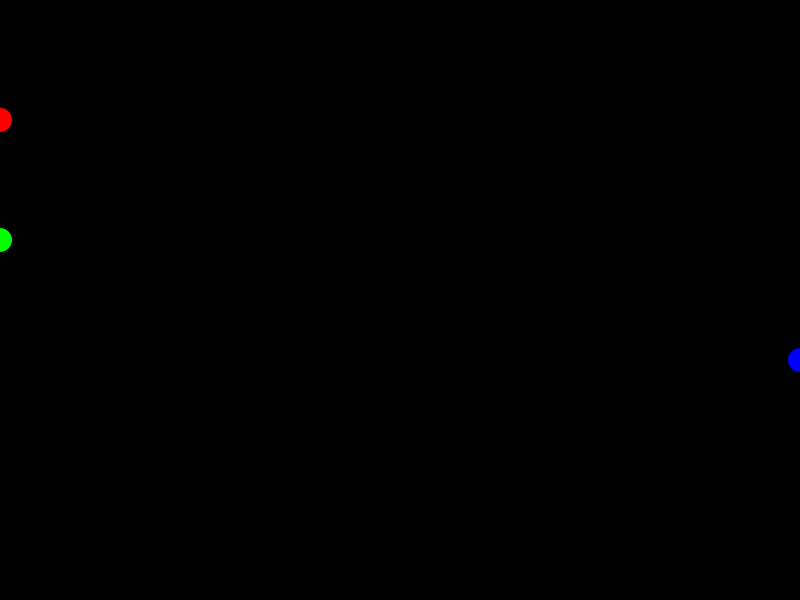
Frame 1 (no input)
Frame 60 (the mouse pressed at the canvas centre just before this capture): identical to frame 1, image omitted
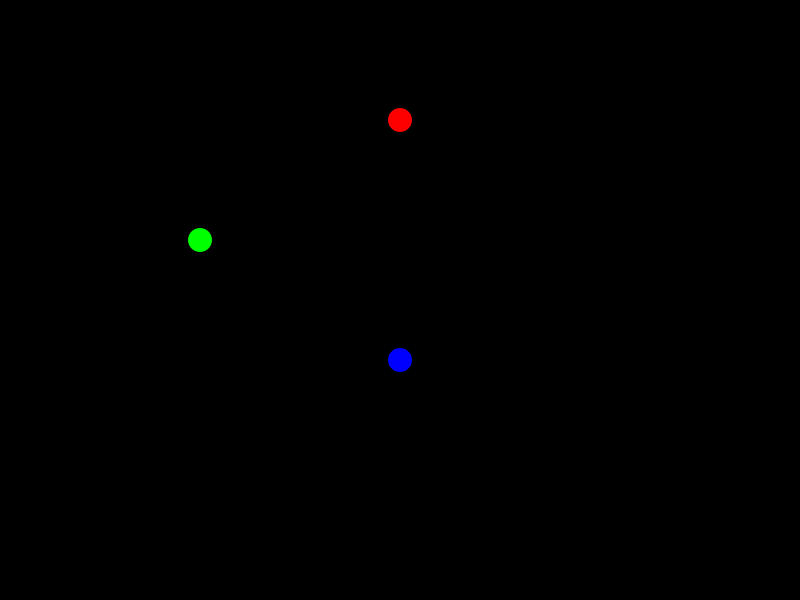
Frame 120 (the mouse held since frame 60 and released just before this capture)

The Processing sketch that drew these frames (run headless with seeded random() and noise(); from frame 60 on, the mouse is pressed at the canvas centre):

// Processing sketch: Map_02
// ── Map_02.pde


void setup()
{
  size( 800, 600 );
  smooth();
}

void draw()
{
  background( 0 );
  noStroke();
  
  // get the mouse position
  float x = mouseX;
  float y = height * 0.2;
  fill( 255, 0, 0 );
  ellipse( x, y, 24, 24 );
  
  // map the mouse position to the left half of the screen
  x = map( mouseX, 0, width, 0, width * 0.5 );
  y = height * 0.4;
  fill( 0, 255, 0 );
  ellipse( x, y, 24, 24 );
  
  // map the mouse position backwards across the screen
  x = map( mouseX, 0, width, width, 0 );
  y = height * 0.6;
  fill( 0, 0, 255 );
  ellipse( x, y, 24, 24 );  
}
